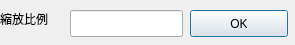
<?xml version="1.0" encoding="UTF-8"?>
<ui version="4.0">
 <class>SetScaleDlg</class>
 <widget class="QDialog" name="SetScaleDlg">
  <property name="geometry">
   <rect>
    <x>0</x>
    <y>0</y>
    <width>295</width>
    <height>45</height>
   </rect>
  </property>
  <property name="windowTitle">
   <string>Dialog</string>
  </property>
  <widget class="QPushButton" name="pushButton">
   <property name="geometry">
    <rect>
     <x>190</x>
     <y>10</y>
     <width>98</width>
     <height>27</height>
    </rect>
   </property>
   <property name="text">
    <string>OK</string>
   </property>
  </widget>
  <widget class="QLineEdit" name="lineEdit">
   <property name="geometry">
    <rect>
     <x>70</x>
     <y>10</y>
     <width>113</width>
     <height>27</height>
    </rect>
   </property>
  </widget>
  <widget class="QLabel" name="label">
   <property name="geometry">
    <rect>
     <x>0</x>
     <y>10</y>
     <width>67</width>
     <height>17</height>
    </rect>
   </property>
   <property name="text">
    <string>縮放比例</string>
   </property>
  </widget>
 </widget>
 <resources/>
 <connections>
  <connection>
   <sender>pushButton</sender>
   <signal>clicked()</signal>
   <receiver>SetScaleDlg</receiver>
   <slot>accept()</slot>
   <hints>
    <hint type="sourcelabel">
     <x>238</x>
     <y>23</y>
    </hint>
    <hint type="destinationlabel">
     <x>147</x>
     <y>22</y>
    </hint>
   </hints>
  </connection>
 </connections>
</ui>
